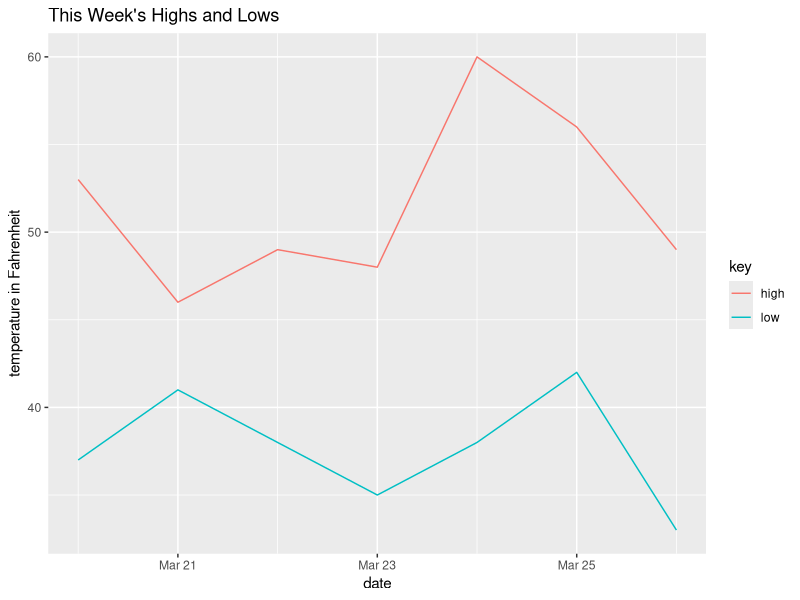

Source code (R):
## ---- chunk 1
knitr::opts_chunk$set(echo = TRUE, warning = FALSE,
                      message = TRUE)
## ---- chunk 2
library(tidyverse)
df <- tibble(date = as.Date("2019-03-20") + (0:6),
                 low = c(37, 41, 38, 35, 38, 42, 33),
                 high = c(53, 46, 49, 48, 60, 56, 49)) %>% 
  gather(key, value, -date)

ggplot(df, aes(date, value, color = key)) + geom_line() + ggtitle("This Week's Highs and Lows") +
  ylab("temperature in Fahrenheit")

